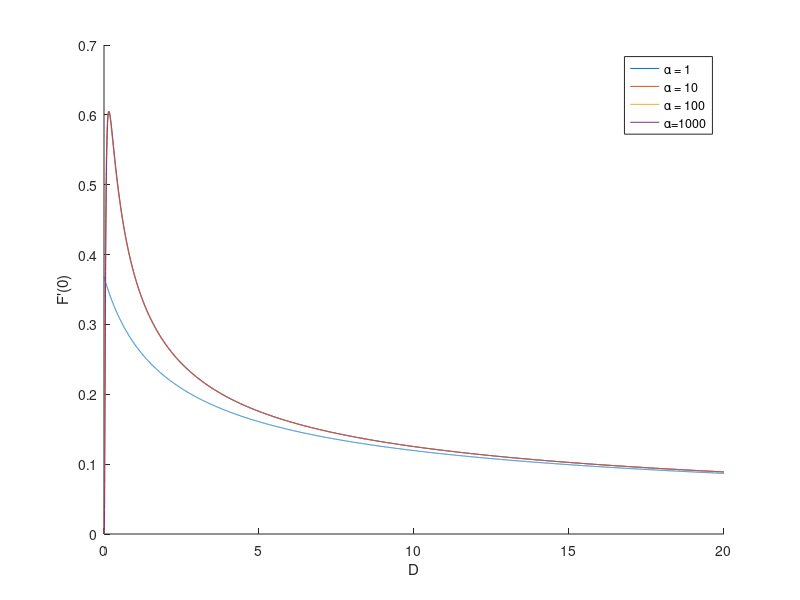
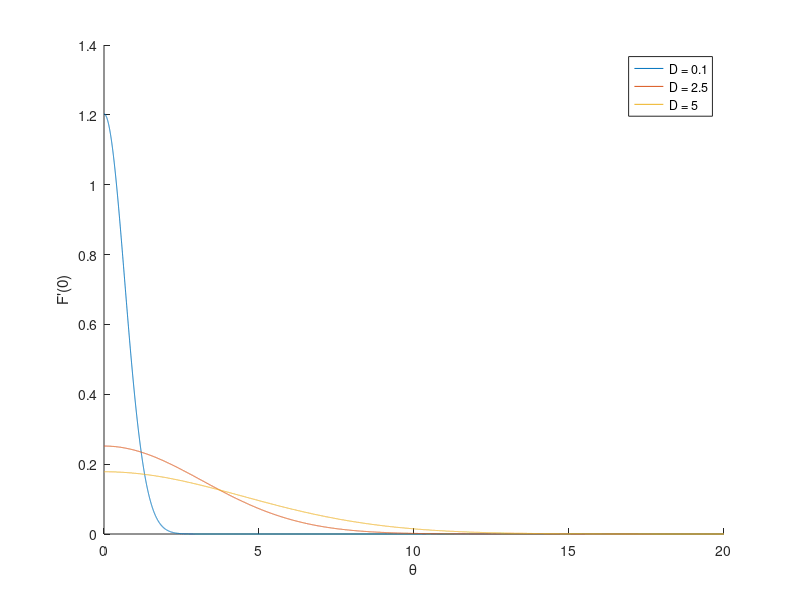

Source code (MATLAB) for these figures, in order:
%% Clean
clear all, close all, clc;

%% Parameters
% alpha = 10; theta  = 0.4; D = 10; B = 1.5; A = 30;
alpha = 10; theta  = 0.4; D = 20; B = 1.5; A = 30;

%% Funcion handles for the synaptic kernel
wFun = @(x) 1/sqrt(pi)*exp(-x.^2)- 1/(sqrt(pi)*B)*exp(-(x/B).^2); 
wHatFun = @(xi) ( exp(-xi.^2/4) - exp(-(xi*B).^2/4) );

%% Funcion handles for the firing rate function
phi = @(x) 0.5*(1+erf(x/sqrt(2)));
rho = @(x,u,D) exp(-(x-u).^2./(2*D) )/sqrt(2*pi*D);

%% Dependence on alpha
S  = @(u,D,alpha,theta) phi(alpha*(u-theta)./sqrt(1+alpha.^2*D));
dS = @(u,D,alpha,theta) rho(alpha*(u-theta)./sqrt(1+alpha.^2*D),0,1)*alpha./sqrt(1+alpha.^2*D);
D = linspace(0,20,10000);
figure, hold on;
plot(D,dS(0,D,0.1*alpha,theta));
plot(D,dS(0,D,alpha,theta));
plot(D,dS(0,D,10*alpha,theta));
plot(D,dS(0,D,100*alpha,theta));
xlabel('D');
ylabel('F''(0)');
legend({'\alpha = 1', '\alpha = 10', '\alpha = 100', '\alpha=1000'});

%% Dependence on theta
S  = @(u,D,alpha,theta) phi(alpha*(u-theta)./sqrt(1+alpha.^2*D));
dS = @(u,D,alpha,theta) rho(alpha*(u-theta)./sqrt(1+alpha.^2*D),0,1)*alpha./sqrt(1+alpha.^2*D);
theta = linspace(0,10,10000);
figure, hold on;
plot(D,dS(0,0.1,alpha,theta));
plot(D,dS(0,2.5,alpha,theta));
plot(D,dS(0,5,alpha,theta));
xlabel('\theta');
ylabel('F''(0)');
legend({'D = 0.1', 'D = 2.5', 'D = 5'});

